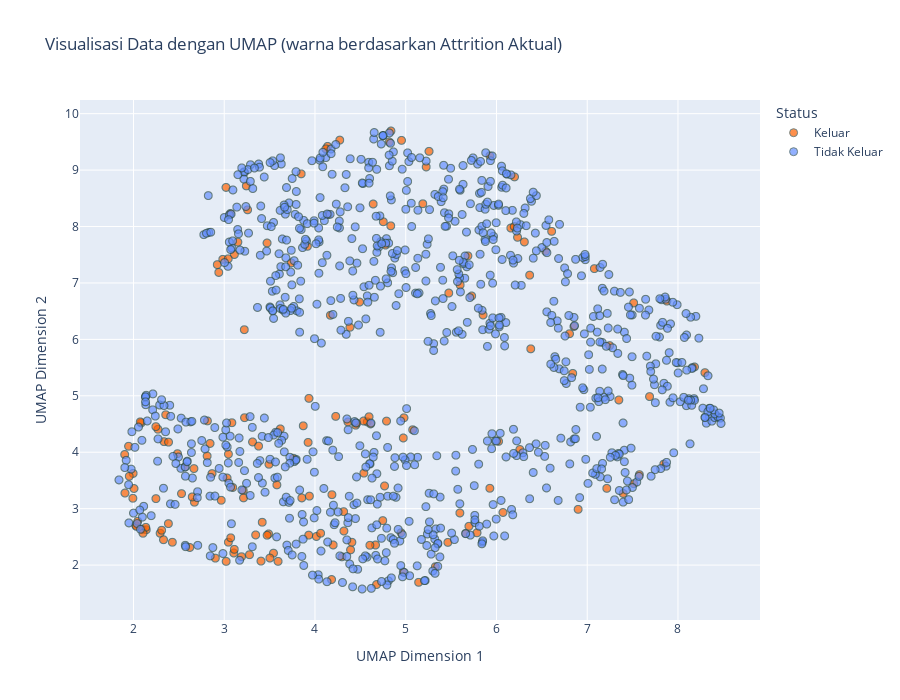
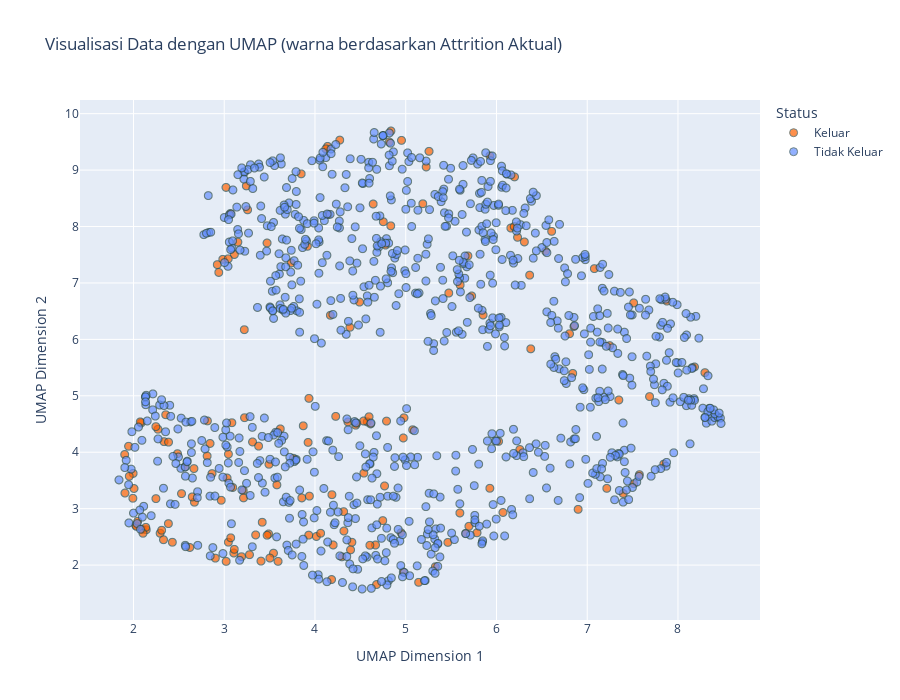

Notebook code cell kept with these figures, in order:
### Code cell
# 7. Dimensionality Reduction
print_header("DIMENSIONALITY REDUCTION")

# UMAP untuk visualisasi dan segmentasi yang lebih baik
print("\nMenerapkan UMAP untuk reduksi dimensi...")
umap_reducer = UMAP(n_components=2, random_state=42, min_dist=0.1, n_neighbors=15)
X_umap = umap_reducer.fit_transform(X_transformed)
print(f"Dimensi setelah UMAP: {X_umap.shape}")

# Visualisasi hasil UMAP berdasarkan attrition aktual dengan Plotly (colorblind friendly)
umap_df = pd.DataFrame(X_umap, columns=['UMAP_1', 'UMAP_2'])
umap_df['Attrition'] = y
umap_df['Attrition_Label'] = umap_df['Attrition'].map({0: 'Tidak Keluar', 1: 'Keluar'})

fig = px.scatter(
    umap_df, 
    x='UMAP_1', 
    y='UMAP_2', 
    color='Attrition_Label',
    color_discrete_map={
        'Keluar': HIGH_RISK_COLOR,
        'Tidak Keluar': LOW_RISK_COLOR
    },
    title='Visualisasi Data dengan UMAP (warna berdasarkan Attrition Aktual)',
    opacity=0.7,
    size_max=10,
    width=900,
    height=700
)
fig.update_traces(marker=dict(size=8, line=dict(width=1, color='DarkSlateGrey')))
fig.update_layout(
    legend_title_text='Status',
    xaxis_title='UMAP Dimension 1',
    yaxis_title='UMAP Dimension 2',
    font=dict(size=12)
)

# Tampilkan dan simpan visualisasi UMAP
display_and_save_figure(fig, "umap_visualization_actual_colorblind.png")

### Figure 1 — Plotly figure (JSON) as saved in the notebook; plotly's stock layout.template omitted (floating-point values rounded to 4 significant figures; data arrays with more than 128 entries replaced by an {"elided": "..."} marker saying what was removed)
{"data": [{"hovertemplate": "Attrition_Label=Keluar<br>UMAP_1=%{x}<br>UMAP_2=%{y}<extra></extra>", "legendgroup": "Keluar", "marker": {"color": "#FE6100", "line": {"color": "DarkSlateGrey", "width": 1}, "opacity": 0.7, "size": 8, "symbol": "circle"}, "mode": "markers", "name": "Keluar", "showlegend": true, "type": "scattergl", "x": {"elided": "179 float values"}, "xaxis": "x", "y": {"elided": "179 float values"}, "yaxis": "y"}, {"hovertemplate": "Attrition_Label=Tidak Keluar<br>UMAP_1=%{x}<br>UMAP_2=%{y}<extra></extra>", "legendgroup": "Tidak Keluar", "marker": {"color": "#648FFF", "line": {"color": "DarkSlateGrey", "width": 1}, "opacity": 0.7, "size": 8, "symbol": "circle"}, "mode": "markers", "name": "Tidak Keluar", "showlegend": true, "type": "scattergl", "x": {"elided": "879 float values"}, "xaxis": "x", "y": {"elided": "879 float values"}, "yaxis": "y"}], "layout": {"font": {"size": 12}, "height": 700, "legend": {"title": {"text": "Status"}, "tracegroupgap": 0}, "title": {"text": "Visualisasi Data dengan UMAP (warna berdasarkan Attrition Aktual)"}, "width": 900, "xaxis": {"anchor": "y", "domain": [0, 1], "title": {"text": "UMAP Dimension 1"}}, "yaxis": {"anchor": "x", "domain": [0, 1], "title": {"text": "UMAP Dimension 2"}}}}

### Figure 2 — Plotly figure (JSON) as saved in the notebook; plotly's stock layout.template omitted (floating-point values rounded to 4 significant figures; data arrays with more than 128 entries replaced by an {"elided": "..."} marker saying what was removed)
{"data": [{"hovertemplate": "Attrition_Label=Keluar<br>UMAP_1=%{x}<br>UMAP_2=%{y}<extra></extra>", "legendgroup": "Keluar", "marker": {"color": "#FE6100", "line": {"color": "DarkSlateGrey", "width": 1}, "opacity": 0.7, "size": 8, "symbol": "circle"}, "mode": "markers", "name": "Keluar", "showlegend": true, "type": "scattergl", "x": {"elided": "179 float values"}, "xaxis": "x", "y": {"elided": "179 float values"}, "yaxis": "y"}, {"hovertemplate": "Attrition_Label=Tidak Keluar<br>UMAP_1=%{x}<br>UMAP_2=%{y}<extra></extra>", "legendgroup": "Tidak Keluar", "marker": {"color": "#648FFF", "line": {"color": "DarkSlateGrey", "width": 1}, "opacity": 0.7, "size": 8, "symbol": "circle"}, "mode": "markers", "name": "Tidak Keluar", "showlegend": true, "type": "scattergl", "x": {"elided": "879 float values"}, "xaxis": "x", "y": {"elided": "879 float values"}, "yaxis": "y"}], "layout": {"font": {"size": 12}, "height": 700, "legend": {"title": {"text": "Status"}, "tracegroupgap": 0}, "title": {"text": "Visualisasi Data dengan UMAP (warna berdasarkan Attrition Aktual)"}, "width": 900, "xaxis": {"anchor": "y", "domain": [0, 1], "title": {"text": "UMAP Dimension 1"}}, "yaxis": {"anchor": "x", "domain": [0, 1], "title": {"text": "UMAP Dimension 2"}}}}
